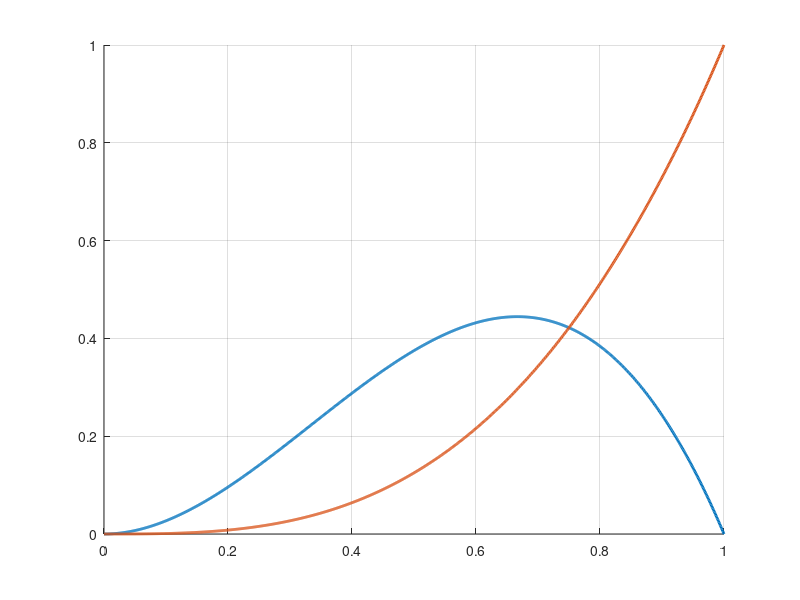

Here is the MATLAB script that generated this plot:
u=0:0.001:1;
p1=(1-u).^3;
p2=3.*u.*(1-u).^2;
p3=3.*u.^2.*(1-u);
p4=u.^3;
hold on
%plot(u,p1,'linewidth',2.0);
%plot(u,p2,'linewidth',2.0);
plot(u,p3,'linewidth',2.0);
plot(u,p4,'linewidth',2.0);
grid on
hold off